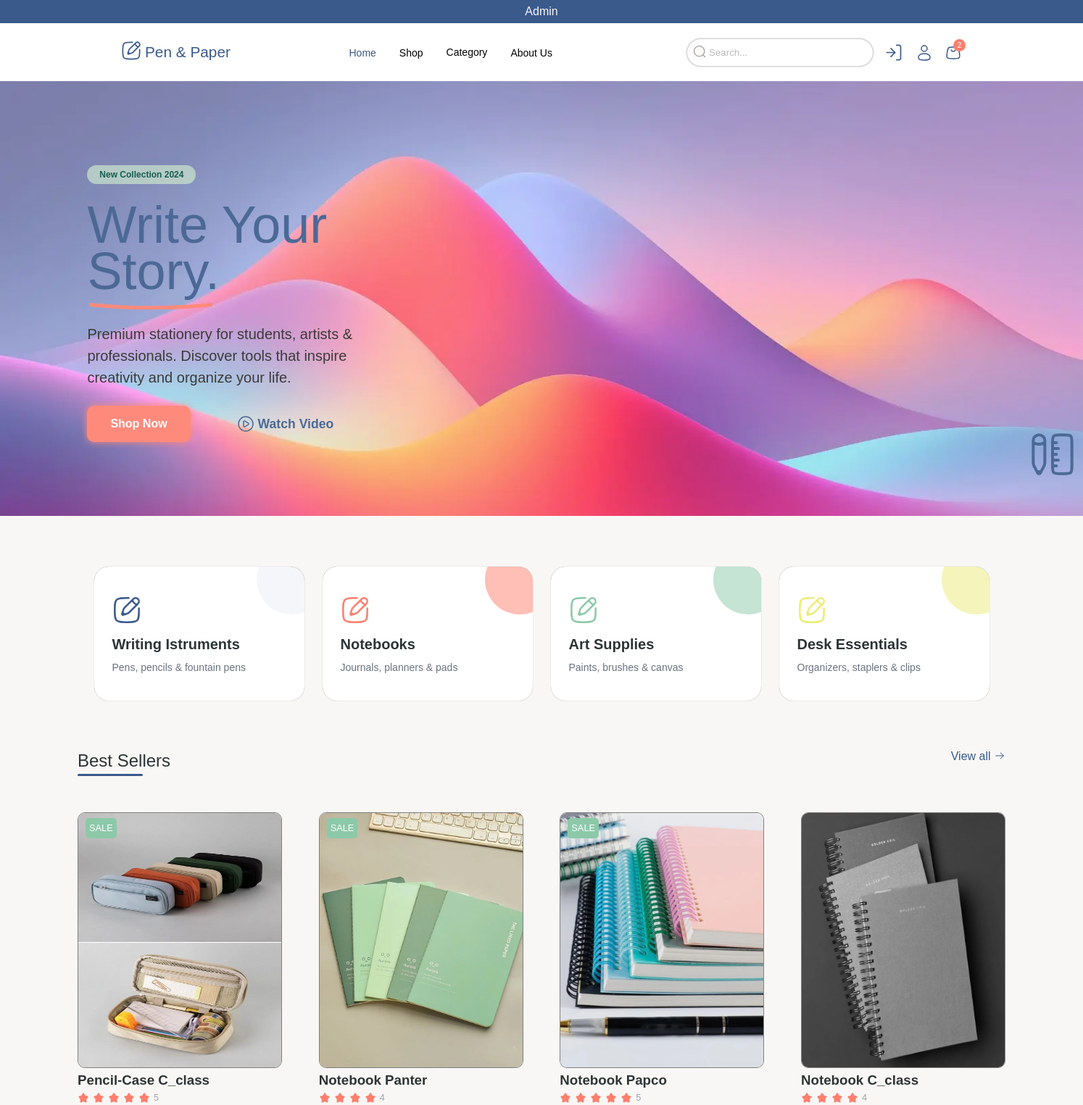
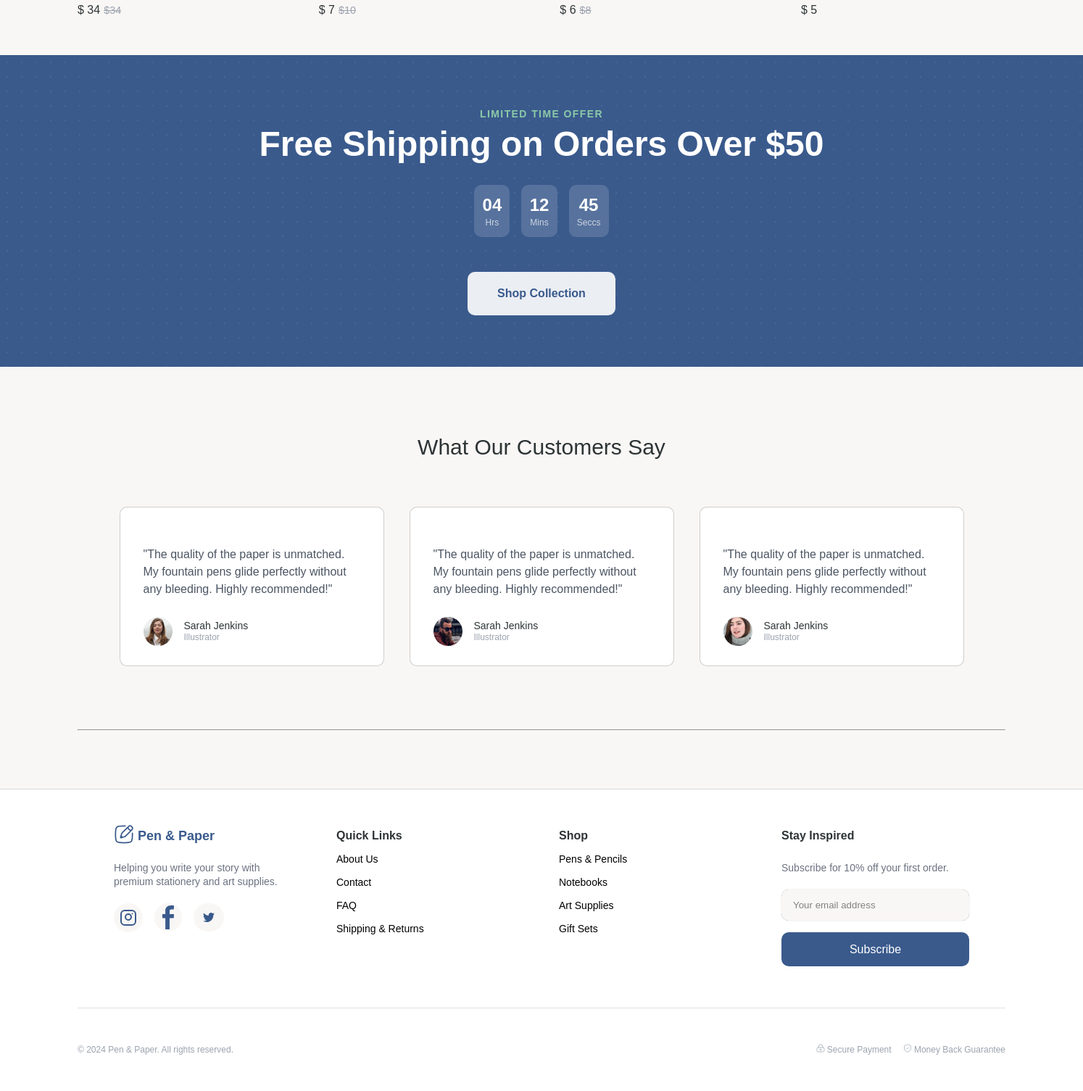
The app's page / (signed in) with its own data (2 pictures, top to bottom).
### shop/models.py (models this page shows, shortened)
class Products(models.Model):
    name = models.CharField(max_length=255)
    image = models.ImageField(upload_to='shop/', default='shop/default.webp')
    category = models.ManyToManyField(Category)
    price = models.IntegerField(default=None)
    disscount = models.IntegerField(default=None)
    score = models.IntegerField(default=0)
    count = models.IntegerField(default=None)
    p_brand = models.ManyToManyField(Brands)

### shop/views.py (the view)
# urls.py: path('', home_view, name='home'),
def home_view(request):
    products = Products.objects.filter(score__gt=3)
    categories = Category.objects.all()
    best_products_count = products.count()
    if best_products_count > 4:
        random_number = randint(1, products.count()-4)
    else:
        products = Products.objects.exclude(count=0)
        random_number = randint(1, products.count()-4)
    random_number = randint(1, products.count()-4)
    context = {'products': products[random_number:random_number+4], 'category': categories}
    return render(request, 'shop/index.html', context)

### templates/shop/index.html (shortened to what this page needs)
{% extends 'base.html' %}
{% load static %}
{% load shop_tags %}
{% block content %}
<div class="center-div">
    <section class="container-2">
        <div class="header-info">
            <span class="new-coll">New Collection 2024</span>
            <h1>Write Your
                <span>Story. <svg class="absolute w-full h-3 -bottom-1 left-0 text-[#FF7F6E] opacity-70"
                        viewBox="0 0 100 10" preserveAspectRatio="none">
                        <path d="M0 5 Q 50 10 100 5" stroke="currentColor" stroke-width="3" fill="none"></path>
                    </svg></span>
            </h1>
            <p>Premium stationery for students, artists & professionals. Discover tools that inspire creativity and
                organize
                your life.</p>
            <div class="btn-container">
                <button class="shop-btn"><a style="color: white;" href="{% url 'shop:shop' %}">Shop Now</a></button>
                <button class="video-btn">
                    <span class="video-icon">
                    </span>
                    Watch Video
                </button>
            </div>
        </div>
        <span class="move-icon"></span>
    </section>
</div>
<div class="center-div">
    <section class="carts-container">
        {% include 'shop/carts.html' %}
    </section>
</div>
<div class="center-div">
    <section class="basket-title">
        <div class="title-container">
            <h1 class="title">Best Sellers</h1>
            <div class="line"></div>
        </div>
        <a href="{% url 'shop:shop' %}" class="view">
            View all
            <span>
                <svg xmlns="http://www.w3.org/2000/svg" width="1em" height="1em" viewBox="0 0 24 24">
                    <path fill="none" stroke="currentColor" stroke-linecap="round" stroke-linejoin="round"
                        stroke-width="1.5" d="M4 12h16m0 0l-6-6m6 6l-6 6"></path>
                </svg>
            </span>
        </a>
    </section>
    <section class="best-sellers">
        {% for prod in products %}
            {% include 'shop/single-product.html' with disscount=prod.disscount name=prod.name score=prod.score price=prod.price %}
        {% endfor %}
    </section>
</div>
<div class="center-div">
    <section class="offer">
        <p class="offer-title">Limited Time Offer</p>
        <h1 class="offer-main-title">Free Shipping on Orders Over $50</h1>
        <div class="time-container">
            <div class="time">
                <span class="time-number">04</span>
                <span class="time-type">Hrs</span>
            </div>
            <div class="time">
                <span class="time-number">12</span>
                <span class="time-type">Mins</span>
            </div>
            <div class="time">
                <span class="time-number">45</span>
                <span class="time-type">Seccs</span>
            </div>
        </div>
        <button class="offer-btn">Shop Collection</button>
    </section>
</div>
<div class="center-div">
    <section class="comment">
        <h1 class="comm-title">What Our Customers Say</h1>
        <div class="comm-container">
            {% include 'shop/comment.html' %}
        </div>
    </section>
</div>
<hr>
{% endblock %}

### templates/base.html (shortened to what this page needs)
{% load static %}
<!DOCTYPE html>
<html lang="en">
<head>
    <link rel="stylesheet" href="{% static 'css/style.css' %}?v=1">
    <link rel="stylesheet" href="{% static 'css/header.css' %}?v=1">
    <link rel="stylesheet" href="{% static 'css/header_info.css' %}?v=1">
    <link rel="stylesheet" href="{% static 'css/footer.css' %}?v=1">
    <link rel="stylesheet" href="{% static 'css/carts.css' %}?v=1">
    <link rel="stylesheet" href="{% static 'css/comment.css' %}?v=1">
    <link rel="stylesheet" href="{% static 'css/product.css' %}?v=1">
    <link rel="stylesheet" href="{% static 'css/shop.css' %}?v=2">
    <link rel="stylesheet" href="{% static 'css/about.css' %}?v=2">
</head>
<body>
    <header>
        <div class="header-top">
            <span>{{ request.user.username|capfirst }}</span>
        </div>
        <section class="container">
            <section>
                <div class="header-container">
                    <a href="{% url 'shop:home' %}">
                        <div class="header-title">
                            <span class="pen-icon">
                            </span>
                            Pen & Paper
                        </div>
                    </a>
                    <nav class="header-links">
                        <a href="{% url 'shop:home' %}" class="links home" style="margin-top: 2.5px;">Home</a>
                        <a href="{% url 'shop:shop' %}" class="links" style="margin-top: 2.5px;">Shop</a>
                        <div class="dropdown">
                            <span class="links dropdown-trigger">Category</span>
                        </div>
                        <a href="{% url 'shop:about' %}" class="links" style="margin-top: 2.5px;">About Us</a>
                    </nav>
                    <div class="header-right">
                        <form class="input-container" action="{% url 'shop:search' %}" method="get">
                            <button class="glasses" type="submit">
                                <svg xmlns="http://www.w3.org/2000/svg" width="18" height="18" viewBox="0 0 24 24">
                                    <g fill="none" stroke="currentColor" stroke-width="1.5">
                                        <circle cx="11.5" cy="11.5" r="9.5"></circle>
                                        <path stroke-linecap="round" d="M18.5 18.5L22 22"></path>
                                    </g>
                                </svg>
                            </button>
                            <input class="inputs" type="text" name="search" placeholder="Search...">
                        </form>
                        {% if request.user.is_authenticated %}
                        <a href="{% url 'accounts:logout' %}" class="icon icon_menue logout">
                        </a>
                        {% endif %}
                        <a href="" class="icon icon_menue profile" style="margin-top: 7px;">
                            <svg xmlns="http://www.w3.org/2000/svg" width="24" height="24"
                                viewBox="0 0 24 24">
                                <g fill="none" stroke="currentColor" stroke-width="1.5">
                                    <circle cx="12" cy="6" r="4"></circle>
                                    <path d="M20 17.5c0 2.485 0 4.5-8 4.5s-8-2.015-8-4.5S7.582 13 12 13s8 2.015 8 4.5Z">
                                    </path>
                                </g>
                            </svg>
                        </a>
                        <a href="" class="icon icon_menue basket-icon basket" style="margin-top: 7px;">
                        </a>
                    </div>
                </div>
            </section>
        </section>
    </header>
    {% block content %}
    {% endblock %}
    <section class="footer-container">
        <footer class="footer">
            <section class="up-footer">
                <div class="pen-paper">
                    <div class="first-title">
                        <span>Pen & Paper</span>
                    </div>
                    <p class="footer-up-text">Helping you write your story with premium stationery and art supplies.</p>
                    <div class="footer-icon-container">
                        <a class="instagram" href="">
                        </a>
                        <a class="facebook" href="">
                        </a>
                        <a class="X" href="">
                        </a>
                    </div>
                </div>
                <div class="quick-links">
                    <h4 class="second-title">Quick Links</h4>
                    <a href="{% url 'shop:about' %}" class="links">About Us</a>
                    <a href="" class="links">Contact</a>
                    <a href="" class="links">FAQ</a>
                    <a href="" class="links">Shipping & Returns</a>
                </div>
                <div class="shop">
                    <h4 class="second-title">Shop</h4>
                    <a href="" class="links">Pens & Pencils</a>
                    <a href="" class="links">Notebooks</a>
                    <a href="" class="links">Art Supplies</a>
                    <a href="" class="links">Gift Sets</a>
                </div>
                <div class="stay">
                    <h4 class="second-title">Stay Inspired</h4>
                    <p class="footer-up-text">Subscribe for 10% off your first order.</p>
                    <input class="footer-input" type="text" placeholder="Your email address">
                    <button class="footer-btn">Subscribe</button>
                </div>
            </section>
            <section class="down-footer">
                <p>© 2024 Pen & Paper. All rights reserved.</p>
                <div class="right-down-footer">
                    <p>
                        Secure Payment
                    </p>
                    <p>
                        Money Back Guarantee
                    </p>
                </div>
            </section>
        </footer>
    </section>
</body>
</html>

### templates/shop/single-product.html (shortened to what this page needs)
{% load static %}
{% load shop_tags %}
<div class="single-cart">
    <div class="basket-image">
        {% if disscount != 0 %}
        <div class="sale">SALE</div>
        {% endif %}
        <img class="cart-image" src="{{ prod.image.url }}" />
    </div>
    <h3 class="cart-name">{{ name }}</h3>
    <div class="cart-score">
        {% generate_star.html score %}
        <span class="cart-score-number">{{ score }}</span>
    </div>
    <div class="cart-price">
        {% if disscount == 0 %}
        <span class="cart-peice-numebr">$ {{ price }}</span>
        {% else %}
        <span class="cart-peice-numebr">$ {{ disscount }}</span>
        <span class="cart-discount-numebr">${{price }}</span>
        {% endif %}
    </div>
</div>

### statics/css/style.css (style rules this page uses)
:root { --primary: #3a5a8c; --bg: #f9f7f5; --coral: #ff7f6e; --mint: #8cc9a8; }
* { margin: 0; padding: 0; box-sizing: border-box; font-family: "Nunito", sans-serif; }
a { text-decoration: none; }
body { background-color: var(--bg); }
.header-top { background-color: var(--primary); height: 32px; display: flex; justify-content: center; align-items: center; color: var(--bg); gap: 1.5rem; }
header { position: sticky; top: 0; z-index: 1000; background: white; }
.container { max-width: 1280px; margin: 0 auto; }
.container-2 { position: sticky; height: 600px; margin: 0 auto; background-image: url("../Image/Header.webp"), linear-gradient(rgba(0, 0, 0, 0.2), rgba(0, 0, 0, 0.2)); background-size: cover; background-position: center; opacity: 0.9; }
.carts-container { display: flex; justify-content: center; gap: 25px; height: 250px; margin-top: 70px; }
.basket-title { display: flex; justify-content: space-between; max-width: 1280px; margin: 0 auto; }
.title { color: rgb(45, 52, 54); font-weight: 400; }
.line { width: 90px; height: 3px; border-radius: 100px; background-color: var(--primary); }
.view { color: var(--primary); transition: color 0.1s ease; }
.view span { position: relative; top: 2px; }
.best-sellers { width: 1280px; margin: 50px auto; display: flex; justify-content: space-between; align-items: center; }
.offer { width: 100vw; height: 430px; background-color: var(--primary); display: flex; flex-direction: column; justify-content: center; align-items: center; line-height: 4rem; background-size: 20px 20px; background-image: radial-gradient(#ffffff13 1px, transparent 1px); }
.offer-title { color: var(--mint); letter-spacing: 0.1em; text-transform: uppercase; font-weight: 700; line-height: 1.25rem; font-size: 0.875rem; }
.offer-main-title { color: white; font-weight: 700; font-size: 3rem; margin-bottom: 1.5rem; }
.time-container { display: flex; gap: 1rem; }
.time { display: flex; flex-direction: column; align-items: center; background: rgba(255, 255, 255, 0.15); backdrop-filter: blur(10px); border-radius: 10px; line-height: 1.5rem; padding: 1rem 0.7rem; padding-bottom: 0.5rem; }
.time-number { color: white; font-size: 1.5rem; font-weight: 700; }
.time-type { font-size: 0.75rem; opacity: 0.7; color: white; }
.offer-btn { color: var(--primary); background-color: #fff; opacity: 0.9; border: none; padding: 1.3rem 2.6rem; border-radius: 10px; font-size: 100%; margin-top: 3rem; font-weight: 700; transition: transform 0.2s ease, opacity 0.2s ease; }
.comment { display: flex; flex-direction: column; align-items: center; justify-content: center; height: 500px; max-width: 1280px; margin: 0 auto; }
.comm-title { color: rgb(45 52 54); font-weight: 300; font-size: 1.875rem; }
.comm-container { display: flex; flex-direction: row; gap: 35px; margin-top: 60px; }
.footer-container { width: 100wh; background-color: #fff; border-top: 1px solid rgba(152, 151, 151, 0.373); }
.footer { display: flex; flex-direction: column; max-width: 1280px; margin: 0 auto; padding-top: 3rem; }
hr { max-width: 1280px; margin: 0 auto; margin-bottom: 5rem; }
.dropdown { position: relative; display: inline-block; }
.dropdown-trigger { cursor: pointer; }
.dropdown-trigger { display: flex; align-items: center; gap: 4px; }

### statics/css/product.css (style rules this page uses)
.single-cart { line-height: 1.5rem; }
.basket-image { width: 282px; height: 353px; background-color: #fff; border: 1px solid gray; border-radius: 10px; position: relative; overflow: hidden; margin-bottom: 5px; }
.cart-image { transition: filter 0.25s ease; }
.sale { display: inline-block; background-color: var(--mint); border-radius: 5px; position: absolute; left: 10px; top: 7px; font-size: 0.8rem; color: white; padding: 2px 5px; }
.cart-image { width: 100%; height: 100%; background-size: cover; background-position: center; background-repeat: no-repeat; }
.cart-star { color: var(--coral); }
.cart-score-number, .cart-discount-numebr { color: rgb(156 163 175); }
.cart-score-number { font-size: 0.8rem; }
.cart-discount-numebr { font-size: 0.9rem; text-decoration: line-through; }
.cart-score { display: flex; gap: 5px; align-items: center; }
.cart-price { display: flex; align-items: center; gap: 5px; }
.cart-name { margin: 0; }
.cart-name, .cart-price-number { font-weight: 600; }

### statics/css/about.css (style rules this page uses)
body { font-family: system-ui, -apple-system, "Segoe UI", Roboto, "Helvetica Neue", sans-serif; background-color: #f9f7f5; color: #2d3436; line-height: 1.5; }
.container { max-width: 1200px; margin: 0 auto; padding: 0 20px; }

### records on screen
Products: shows "SALE", image (picture), name "Pencil-Case C_class", score "5", disscount "34", price "34"
Products: shows "SALE", image (picture), name "Notebook Panter", score "4", disscount "7", price "10"
Products: shows "SALE", image (picture), name "Notebook Papco", score "5", disscount "6", price "8"
Products: image (picture), name "Notebook C_class", score "4", price "5"

### other values on screen
{{ request.user.username|capfirst }} "Admin"
